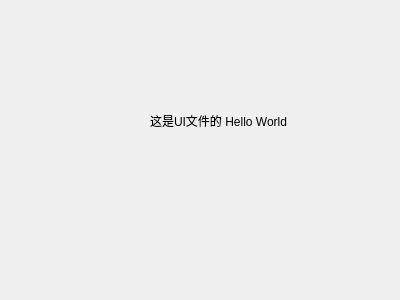
<?xml version="1.0" encoding="UTF-8"?>
<ui version="4.0">
 <class>Dialog</class>
 <widget class="QDialog" name="Dialog">
  <property name="geometry">
   <rect>
    <x>0</x>
    <y>0</y>
    <width>400</width>
    <height>300</height>
   </rect>
  </property>
  <property name="windowTitle">
   <string>Dialog</string>
  </property>
  <widget class="QLabel" name="label">
   <property name="geometry">
    <rect>
     <x>150</x>
     <y>80</y>
     <width>161</width>
     <height>81</height>
    </rect>
   </property>
   <property name="text">
    <string>这是UI文件的 Hello World</string>
   </property>
  </widget>
 </widget>
 <resources/>
 <connections/>
</ui>
